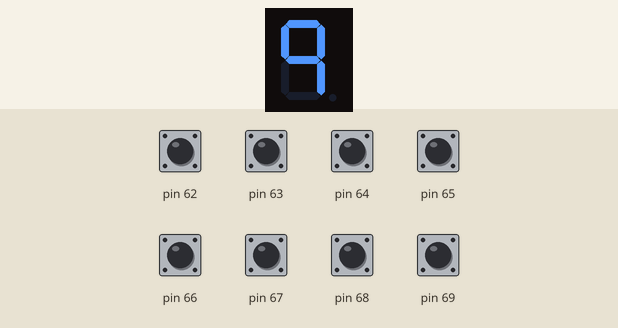
Simulated run of this sketch. Board: Arduino Mega 2560, built with avr-gcc and run on an emulated ATmega2560. Parts: 1-digit seven-segment display. Wiring (from diagram.json): 1-digit 7-segment display, segments lit when HIGH: segments pin 54, pin 55, pin 56, pin 57, pin 58, pin 59, pin 60, pin 61. The test bench sets the inputs (shaded band); at power-on: pin 62–69 LOW. The segment pins are drawn as the display they are named for.

Above: at 0.8 s.
0.9 s: pin 62 driven HIGH
At 1.14 s:
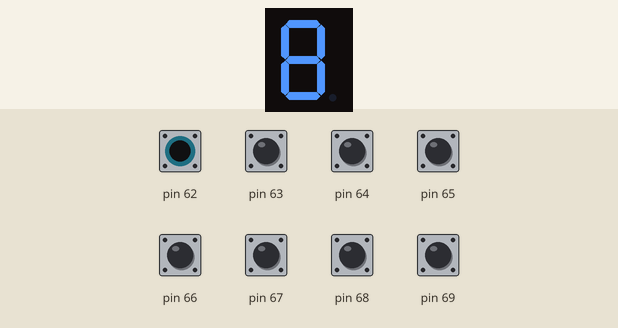
2.8 s: pin 63 driven HIGH
At 3.56 s:
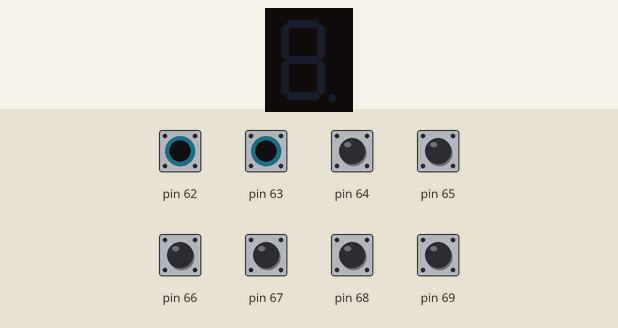
Timing chart, 0 to 5.8 s (numbered marks = the images above; inputs shaded):
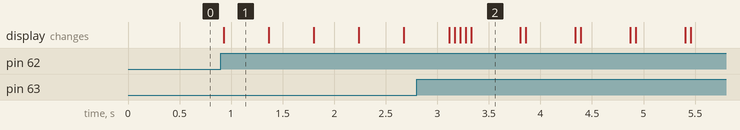

The sketch:

sketch.ino
```cpp
//Initially display 9. When switch 1 is pressed start displaying 9 to 0continuously.
// When switch 2 is pressed stop display.

int read_switch(volatile char *ink, int switch_number);
int display(int num);

void setup()
{
  //7segment display is connected to PORTF
  //switches are connected to port k.

  volatile char *dirf = (char*)0x30;//DDRF – Port F Data Direction Register
  volatile char *dirk = (char*)0x107;//DDRK – Port K Data Direction Register
  volatile char *outf = (char*)0x31;//PORTF – Port F Data Register
  volatile char *ink = (char*)0x106;// PINK – Port K Input Pins Address

  *dirf = 0xFF;//set PORT F as o/p port .
  *dirk = 0x00;//set PORT K as i/p port .

  volatile long  j;
  int num = 9;
  *outf = display(num);//initially display 9

  while (1)
  {
    if (read_switch(ink, 0))//check if switch 1 is pressed
    {
      for (j = 0; j < 12000; j++); //a delay for switch debouncing
      while (1)
      {
        num = (num - 1) % 10;//display 9 to 0 continuosly
        *outf = display(num);
        //before the delay for display ,check if switch2 is pressed so that it
        // is detected instantaneosly.
        if (read_switch(ink, 1))//if switch 2 is pressed break the loop and stop display
        {
          for (j = 0; j < 12000; j++); //a delay for switch debouncing
          break;
        }
        for (j = 0; j < 200000; j++);//delay for the display
        if (num == 0) //whenever the value of num becomes 0 set the value of num to 10
          num = 10;
      }
    }
  }
  return 0;
}

int display(int num)
{
  long int x;
  long seven_segment[] = {0x3F,//0
                          0x06,//1
                          0x5B,//2
                          0x4F,//3
                          0x66,//4
                          0x6D,//5
                          0x7D,//6
                          0x07,//7
                          0x7F,//8
                          0x67//9
                         };
  x = seven_segment[num];
  return x;
}

int read_switch(volatile char*ink, int switch_number)
{
  return (*ink & (1 << switch_number)) != 0;
  /* 1 << switch_number: This operation shifts the number 1 to the left by
    switch_number bits. This creates a value that has all bits set to 0,
    except for the one at the position switch_number.
    ink & (1 << switch_number): This operation performs a bitwise AND between
    the value of *ink and the result of the shift operation. If the bit at the
    position switch_number in *ink is set, this operation will return a
    non-zero value. Otherwise, it will return 0.
    (*ink & (1 << switch_number)) != 0: This operation checks if the result of
    the bitwise AND operation is not equal to zero.
    So, this expression will return:
    true (or 1 in C/C++) if the bit at the position switch_number in *ink is set.
    false (or 0 in C/C++) if that bit is not set.*/
}

/*The function `read_switch(ink, 0)` is likely designed to take a pointer as its
  first argument. If `ink` is declared as a pointer that points to a PORT in a
  microcontroller, then you would pass `ink` directly to the function.
  This allows the function to access and manipulate the PORT that `ink` points to.
  If you were to pass `*ink` to the function instead (as in `read_switch(*ink, 0)`),
  you would be passing the value that `ink` points to, not the pointer itself.
  This is called "dereferencing" the pointer. In this case, the function would
  receive a copy of the value of the PORT, not a reference to the PORT itself.
  Any changes that the function makes to this copy would not affect the original
  PORT.So, if you want the function to be able to access or modify the original
  PORT, you should pass `ink`, not `*ink`, to the function. This is a common
  practice in C programming when working with functions that need to modify their
  arguments or when dealing with large data structures (like arrays or complex
  structures) where passing a copy of the entire structure would be inefficient
  . In your case, it allows the `read_switch` function to read the state of a
   specific switch connected to the microcontroller's PORT that `ink` points to.*/
```

Measured:
- after the input at 0.9 s, the display: changes at once (image 1)
- what the display in image 1 shows lasts 0.5 s, from 0.9 s to 1.4 s
- what the display in image 2 shows lasts 0.5 s, from 3.3 s to 3.8 s
